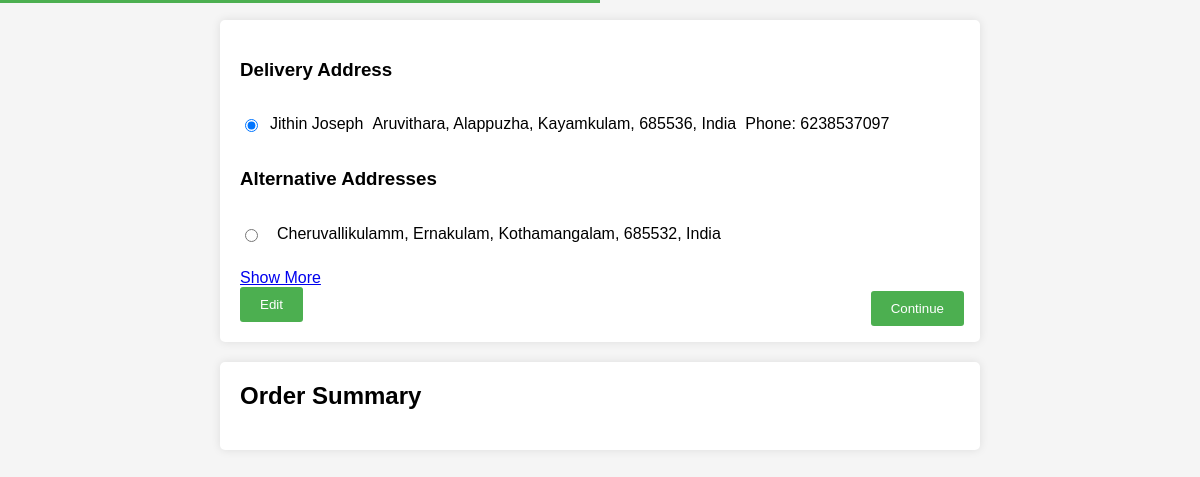
The page /user/checkout.php (signed in) on the database its author committed.
### tables this page shows
CREATE TABLE `tbl_registration` (
  `regid` int(11) NOT NULL,
  `full_name` varchar(255) NOT NULL,
  `dob` date NOT NULL,
  `gender` varchar(10) NOT NULL,
  `street_address` varchar(255) NOT NULL,
  `city` varchar(100) NOT NULL,
  `state` varchar(100) NOT NULL,
  `postal` varchar(10) NOT NULL,
  `country` varchar(100) NOT NULL,
  `phone` varchar(15) NOT NULL,
  `age` int(11) NOT NULL,
  `fk_loginid` int(11) NOT NULL
);

CREATE TABLE `tbl_alternative_addresses` (
  `id` int(11) NOT NULL,
  `user_id` int(11) NOT NULL,
  `street_address` varchar(255) NOT NULL,
  `city` varchar(100) NOT NULL,
  `state` varchar(100) NOT NULL,
  `postal` varchar(10) NOT NULL,
  `country` varchar(100) NOT NULL,
  `created_at` timestamp NOT NULL DEFAULT current_timestamp()
);

### user/checkout.php (the view, shortened to what this page needs)
<?php
require('../Connect_database.php');
$userid = $_SESSION['userid'];
$sql="SELECT * FROM `tbl_registration` WHERE regid='$userid' ";
if($result=$conn->query($sql))
{
    $row=$result->fetch_assoc();
}
?>
<!DOCTYPE html>
<html lang="en">
<head>
</head>
<body>
<div class="container">
<?php
$sql="SELECT * FROM tbl_registration where regid=$userid";
$result=$conn->query($sql);
if($result->num_rows>0)
{ $count = 0;
    $row=$result->fetch_assoc();
    $isPrimary = $count === 0 ? true : false;
}
?>
<div class="section" id="section">
<h3 id="da">Delivery Address</h3>
                    <div id="delivery-address" style="display: flex;">
                        <input type="radio" id="address<?php echo $row['regid']; ?>" name="selected-address" value="<?php echo "OD" ?>" <?php echo $isPrimary ? 'checked' : ''; ?>>
                        <p><?php echo $row['full_name'] ?></p>
                        <p><?php echo '  ' . $row['street_address'] . ', ' . $row['city'] . ', ' . $row['state'] . ', ' . $row['postal'] . ', ' . $row['country']; ?></p>
                        <p><?php echo 'Phone: ' . $row['phone']; ?></p>
                    </div>
                    <h3 id="alt">Alternative Addresses</h3>
                    <div id="alternative-addresses">
                        <?php
                        $sql_alternative = "SELECT * FROM tbl_alternative_addresses WHERE user_id = $userid";
                        $result_alternative = $conn->query($sql_alternative);
                        if ($result_alternative->num_rows > 0) {
                            $count = 0;
                            while ($row_alternative = $result_alternative->fetch_assoc()) {
                                if ($count < 1) {
                                    echo '<div class="alternative-address">';
                                    echo '<input type="radio" id="alt-address-' . $row_alternative['id'] . '" name="selected-address" value="' . $row_alternative['id'] . '" '  . '>';
                                    echo '<p>' . $row_alternative['street_address'] . ', ' . $row_alternative['city'] . ', ' . $row_alternative['state'] . ', ' . $row_alternative['postal'] . ', ' . $row_alternative['country'] . '</p>';
                                    echo '</div>';
                                }
                                $count++;
                            }
                            if ($result_alternative->num_rows > 1) {
                                echo '<a href="#" id="show-more">Show More</a>';
                            }
                        }
                        ?>
                    </div>
                    <button class="edit-address">Edit</button>
                    <button id="continue">Continue</button>
                </div>
    <div class="section" id="order">
        <h2>Order Summary</h2>
    </div>
</div>
</body>
</html>

### user/checkout.php (style rules this page uses)
body { font-family: Arial, sans-serif; margin: 0; padding: 0; background-color: #f5f5f5; }
.container { max-width: 800px; margin: 0 auto; padding: 20px; box-sizing: border-box; }
.section { background-color: #fff; padding: 20px; border-radius: 5px; box-shadow: 0 0 10px rgba(0, 0, 0, 0.1); margin-bottom: 20px; position: relative; }
.section h2 { margin-top: 0; margin-bottom: 20px; }
.edit-address,.cancel-edit,.cancel-alt { background-color: #4CAF50; color: #fff; padding: 10px 20px; border: none; border-radius: 3px; cursor: pointer; transition: background-color 0.3s; }
#continue,#continue1 { background-color: #4CAF50; color: #fff; padding: 10px 20px; border: none; border-radius: 3px; cursor: pointer; transition: background-color 0.3s; float: right; position: absolute; bottom: 0; right: 0; margin: 1rem; }
p { text-transform: capitalize; padding-left: 9px; }
.alternative-address { display: flex; align-items: center; margin-bottom: 10px; }
.alternative-address input[type="radio"] { margin-right: 10px; }

### rows shown on the page
tbl_registration: full_name "Jithin Joseph", street_address "Aruvithara", city "Alappuzha", state "Kayamkulam", postal "685536", country "India", phone "6238537097"
tbl_alternative_addresses: street_address "Cheruvallikulamm", city "Ernakulam", state "Kothamangalam", postal "685532", country "India"
